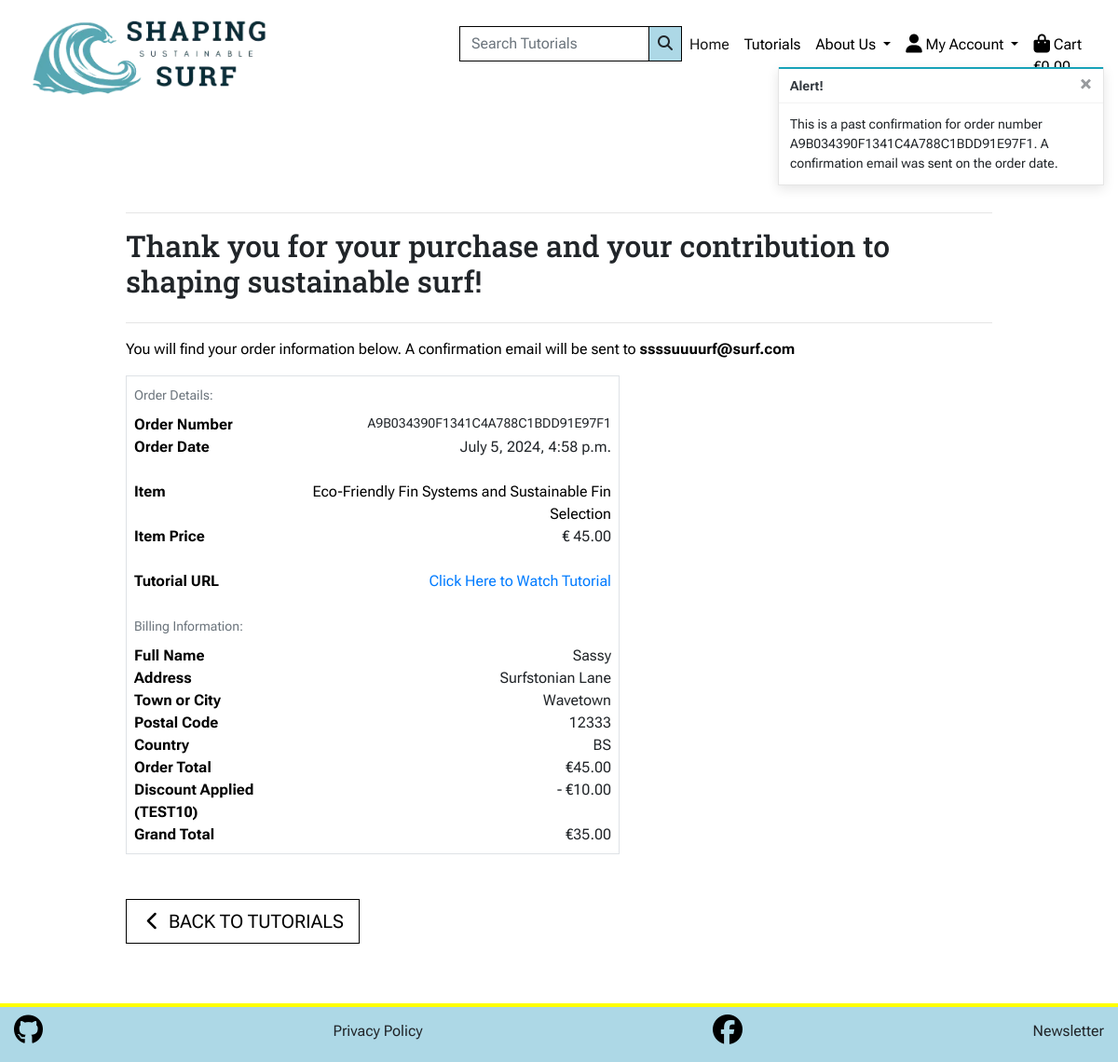
Page /profile/order_history/A9B034390F1341C4A788C1BDD91E97F1 (signed in) on the committed database.
### checkout/models.py (models this page shows, shortened)
class Order(models.Model):
    order_number = models.CharField(max_length=32, null=False, editable=False)
    date = models.DateTimeField(auto_now_add=True)
    order_total = models.DecimalField(
        max_digits=10, decimal_places=2, null=False, default=0
    )
    discount_code = models.ForeignKey(
        DiscountCode, on_delete=models.SET_NULL, null=True, blank=True
    )
    grand_total = models.DecimalField(
        max_digits=10, decimal_places=2, null=False, default=0
    )
    original_cart = models.TextField(null=False, blank=False, default="")
    stripe_pid = models.CharField(max_length=254, null=False, blank=False, default="")
    user_profile = models.ForeignKey(UserProfile, on_delete=models.SET_NULL,
        null=True, blank=True, related_name='orders'
    )
    full_name = models.CharField(max_length=50, null=False, blank=False)
    email = models.EmailField(max_length=254, null=False, blank=False)
    phone_number = models.CharField(max_length=20, null=True, blank=True)
    street_address1 = models.CharField(max_length=80, null=False, blank=False)
    street_address2 = models.CharField(max_length=80, null=True, blank=True)
    postcode = models.CharField(max_length=20, null=True, blank=True)
    town_or_city = models.CharField(max_length=40, null=False, blank=False)
    county = models.CharField(max_length=80, null=True, blank=True)
    country = CountryField(blank_label="Country *", null=False, blank=False)

class OrderItem(models.Model):
    order = models.ForeignKey(Order, related_name="items", on_delete=models.CASCADE)
    product = models.ForeignKey(Product, on_delete=models.SET_NULL, null=True)
    product_name = models.CharField(max_length=255)
    product_price = models.DecimalField(max_digits=6, decimal_places=2)

### products/models.py (models this page shows, shortened)
class Product(models.Model):
    STATUS = [
        ("Draft", "Draft"),
        ("Publish", "Publish"),
    ]
    name = models.CharField(max_length=254)
    category = models.ForeignKey(
        Category, on_delete=models.SET_NULL, null=True, blank=False
    )
    subcategory = models.ForeignKey(
        Subcategory, on_delete=models.SET_NULL, null=True, blank=False
    )
    price = models.DecimalField(max_digits=6, null=True, blank=False, decimal_places=2)
    description = RichTextField(max_length=3000, null=True, blank=False)
    image = ResizedImageField(
        size=[400, None],
        upload_to="sss_products/",
        null=True,
        blank=True,
        quality=75,
        force_format="webp",
    )
    video_url = models.URLField(max_length=254, null=True, blank=True)
    rating = models.DecimalField(max_digits=6, decimal_places=2, null=True, blank=True)
    status = models.CharField(max_length=20, choices=STATUS, default="Draft")

### cart/models.py (models this page shows, shortened)
class DiscountCode(models.Model):
    class Meta:
        verbose_name = "Discount Codes"
        verbose_name_plural = "Discount Codes"
    ACTIVE_CHOICES = [
        ("Yes", "Yes"),
        ("No", "No"),
    ]
    code = models.CharField(max_length=20)
    amount = models.DecimalField(max_digits=5, decimal_places=2)
    active = models.CharField(max_length=3, choices=ACTIVE_CHOICES, default="Yes")

### profiles/views.py (the view)
# urls.py: path("order_history/<order_number>", views.order_history, name="order_history"),
@login_required
def order_history(request, order_number):
    order = get_object_or_404(Order, order_number=order_number)
    if order.user_profile.user != request.user:
        raise PermissionDenied
    messages.info(request, (
        f"This is a past confirmation for order number {order_number}. "
        "A confirmation email was sent on the order date."
    ))
    template = "checkout/checkout_success.html"
    context = {
        "order": order,
        "from_profile": True,
    }
    return render(request, template, context)

### checkout/templates/checkout/checkout_success.html (shortened to what this page needs)
{% extends "base.html" %}
{% load static %}
{% block extra_css %}
<link rel="stylesheet" href="{% static 'checkout/css/checkout.css' %}">
{% endblock %}
{% block page_header %}
<div class="container header-container">
</div>
{% endblock %}
{% block content %}
<div class="container mb-2">
    <div class="row">
        <div class="col">
            <hr>
            <h2 class="logo-font mb-4">Thank you for your purchase and your contribution to shaping sustainable surf!
            </h2>
            <hr>
            <p class="text-black">You will find your order information below. A confirmation email will be sent to
                <strong>{{ order.email }}</strong>
            </p>
        </div>
    </div>
    <div class="row">
        <div class="col-12 col-lg-7 mb-5">
            <div class="order-confirmation-wrapper p-2 border">
                <div class="row">
                    <div class="col mb-2">
                        <small class="text-muted">Order Details:</small>
                    </div>
                </div>
                <div class="row">
                    <div class="col-12 col-md-4">
                        <p class="mb-0 text-black font-weight-bold">Order Number</p>
                    </div>
                    <div class="col-12 col-md-8 text-md-right">
                        <p class="small mb-0">{{ order.order_number }}</p>
                    </div>
                </div>
                <div class="row">
                    <div class="col-12 col-md-4">
                        <p class="mb-0 text-black font-weight-bold">Order Date</p>
                    </div>
                    <div class="col-12 col-md-8 text-md-right">
                        <p class="mb-0">{{ order.date }}</p>
                    </div>
                </div>
                {% for item in order.items.all %}
                <div class="row mt-4">
                    <div class="col-12 col-md-4">
                        <p class="mb-0 text-black font-weight-bold">Item</p>
                    </div>
                    <div class="col-12 col-md-8 text-md-right">
                        <p class="mb-0 text-black">
                            {{ item.product.name }}
                        </p>
                    </div>
                </div>
                <div class="row">
                    <div class="col-12 col-md-4">
                        <p class="mb-0 text-black font-weight-bold">Item Price</p>
                    </div>
                    <div class="col-12 col-md-8 text-md-right">
                        <p class="mb-0">€ {{ item.product.price }}</p>
                    </div>
                </div>
                {% if item.product and item.product.video_url %}
                <div class="row mb-4 mt-4">
                    <div class="col-12 col-md-4">
                        <p class="mb-0 text-black font-weight-bold">Tutorial URL</p>
                    </div>
                    <div class="col-12 col-md-8 text-md-right">
                        <a href="{{ item.product.video_url }}" target="_blank" rel="noopener noreferrer"
                            aria-label="Opens in a new window">Click Here to Watch Tutorial</a>
                    </div>
                </div>
                {% endif %}
                {% endfor %}
                <div class="row">
                    <div class="col mb-2">
                        <small class="text-muted">Billing Information:</small>
                    </div>
                </div>
                <div class="row">
                    <div class="col-12 col-md-4">
                        <p class="mb-0 text-black font-weight-bold">Full Name</p>
                    </div>
                    <div class="col-12 col-md-8 text-md-right">
                        <p class="mb-0">{{ order.full_name }}</p>
                    </div>
                </div>
                <div class="row">
                    <div class="col-12 col-md-4">
                        <p class="mb-0 text-black font-weight-bold">Address</p>
                    </div>
                    <div class="col-12 col-md-8 text-md-right">
                        <p class="mb-0">{{ order.street_address1 }}</p>
                    </div>
                </div>
                <div class="row">
                    <div class="col-12 col-md-4">
                        <p class="mb-0 text-black font-weight-bold">Town or City</p>
                    </div>
                    <div class="col-12 col-md-8 text-md-right">
                        <p class="mb-0">{{ order.town_or_city }}</p>
                    </div>
                </div>
                {% if order.postcode %}
                <div class="row">
                    <div class="col-12 col-md-4">
                        <p class="mb-0 text-black font-weight-bold">Postal Code</p>
                    </div>
                    <div class="col-12 col-md-8 text-md-right">
                        <p class="mb-0">{{ order.postcode }}</p>
                    </div>
                </div>
                {% endif %}
                <div class="row">
                    <div class="col-12 col-md-4">
                        <p class="mb-0 text-black font-weight-bold">Country</p>
                    </div>
                    <div class="col-12 col-md-8 text-md-right">
                        <p class="mb-0">{{ order.country }}</p>
                    </div>
                </div>
                <div class="row">
                    <div class="col-12 col-md-4">
                        <p class="mb-0 text-black font-weight-bold">Order Total</p>
                    </div>
                    <div class="col-12 col-md-8 text-md-right">
                        <p class="mb-0">€{{ order.order_total }}</p>
                    </div>
                </div>
                {% if order.discount_code %}
                <div class="row">
                    <div class="col-12 col-md-4">
                        <p class="mb-0 text-black font-weight-bold">Discount Applied ({{ order.discount_code.code }})
                        </p>
                    </div>
                    <div class="col-12 col-md-8 text-md-right">
                        <p class="mb-0">- €{{ order.discount_code.amount }}</p>
                    </div>
                </div>
                {% endif %}
                <div class="row">
                    <div class="col-12 col-md-4">
                        <p class="mb-0 text-black font-weight-bold">Grand Total</p>
                    </div>
                    <div class="col-12 col-md-8 text-md-right">
                        <p class="mb-0">€{{ order.grand_total }}</p>
                    </div>
                </div>
            </div>
        </div>
    </div>
    <div class="row">
        <div class="col-12 col-lg-6 mb-5">
            <a href="{% url 'tutorials_list' %}" class="btn btn-outline-black rounded-0 btn-lg mb-2">
                <span class="icon">
                    <i class="fas fa-chevron-left"></i>
                </span>
                <span class="text-uppercase">Back to Tutorials</span>
            </a>
        </div>
    </div>
</div>
{% endblock %}

### rows in the picture
Order: email "ssssuuuurf@surf.com", order_number "A9B034390F1341C4A788C1BDD91E97F1", date "July 5, 2024, 4:58 p.m.", full_name "Sassy", street_address1 "Surfstonian Lane", town_or_city "Wavetown", postcode "12333", country "BS", order_total "45.00", discount_code.code "TEST10", discount_code.amount "10.00", grand_total "35.00"
OrderItem: product.name "Eco-Friendly Fin Systems and Sustainable Fin Selection", product.price "45.00"

### other values in the picture
{{ message }} "This is a past confirmation for order number A9B034390F1341C4A788C1BDD91E97F1. A confirmation email was sent on the order date."
